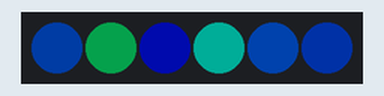
This sketch was run on a simulated Arduino Uno, built with avr-gcc and run on an emulated ATmega328P. Shown: 6 RGB LEDs in strip order, left to right. Dim RGB values are drawn brighter than linear; random numbers use the default seed unless the sketch sets one.

Above: at 0.15 s.
At 5.25 s:
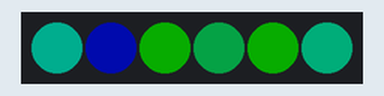
At 10.36 s:
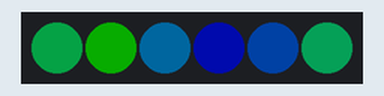
At 20.57 s:
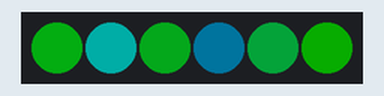
At 31.08 s:
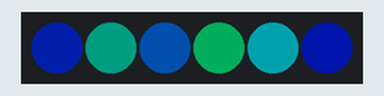
At 39.79 s:
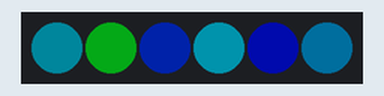
Timing chart, 0 to 40.0 s (numbered marks = the images above):
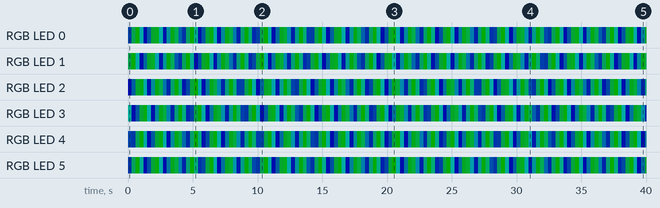

The sketch:

blue_random.ino
```cpp
#include <FastLED.h>

#define NUM_LEDS  6
#define LED_PIN   8

CRGB leds[NUM_LEDS];
uint8_t colorIndex[NUM_LEDS];

DEFINE_GRADIENT_PALETTE( greenblue_gp ) {
  0,   0,  255, 245,
  46,  0,  21,  255,
  179, 12, 250, 0,
  255, 0,  255, 245
};

CRGBPalette16 greenblue = greenblue_gp;

void setup() {
  FastLED.addLeds<WS2812B, LED_PIN, GRB>(leds, NUM_LEDS);
  FastLED.setBrightness(50);

  //Fill the colorIndex array with random numbers
  for (int i = 0; i < NUM_LEDS; i++) {
    colorIndex[i] = random8();
  }
}

void loop() {

  // Color each pixel from the palette using the index from colorIndex[]
  for (int i = 0; i < NUM_LEDS; i++) {
    leds[i] = ColorFromPalette(greenblue, colorIndex[i]);
  }

  EVERY_N_MILLISECONDS(5){
    for (int i = 0; i < NUM_LEDS; i++) {
      colorIndex[i]++;
    }
  }
  FastLED.show();
}
```

Measured:
- by itself, RGB LED 1: off → RGB(1, 34, 16) at 0.00 s, → RGB(2, 49, 0) 0.30 s later, → RGB(0, 50, 48) 0.30 s later, → RGB(0, 3, 50) 0.30 s later, … (134 changes in this stretch)
- by itself, RGB LED 2: off → RGB(0, 3, 50) at 0.00 s, → RGB(0, 19, 33) 0.30 s later, → RGB(1, 39, 11) 0.30 s later, → RGB(1, 49, 6) 0.30 s later, … (134 changes in this stretch)
